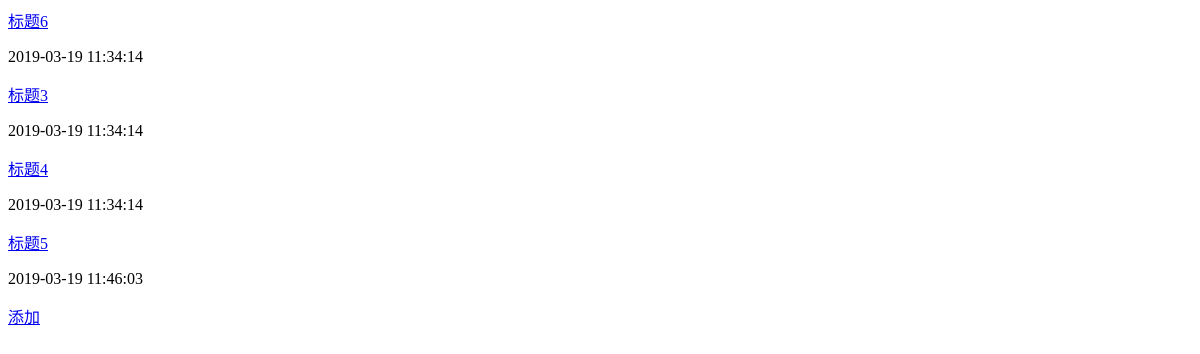
Before: / with the older database file.
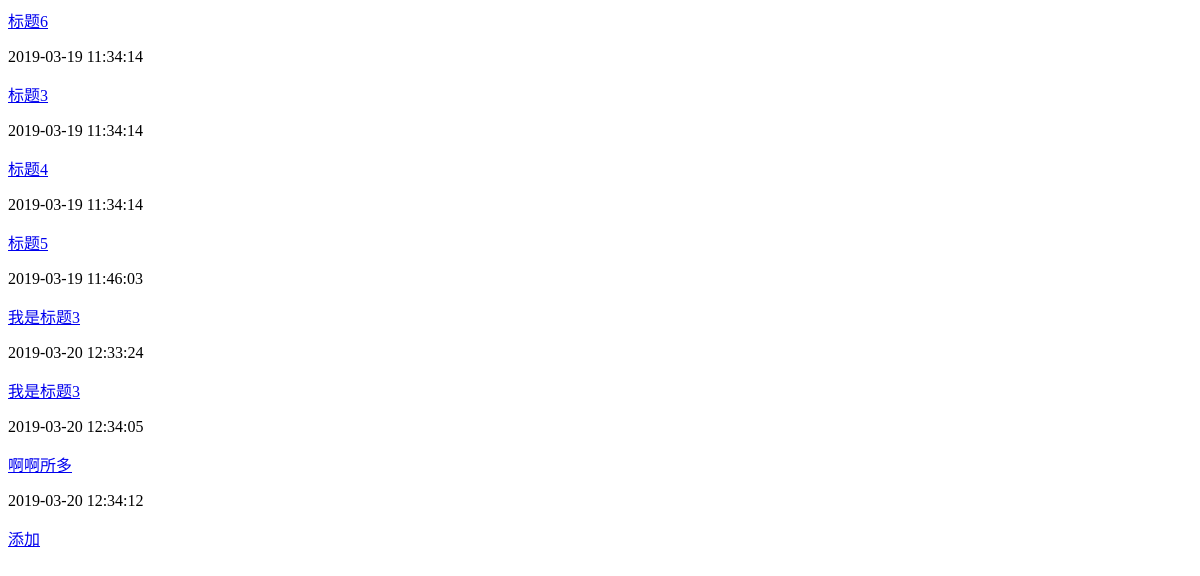
After: the same page with the newer database file.
### Training/models.py (models this page shows)
class Post(models.Model):
    title = models.CharField(max_length=20)
    body = models.TextField()
    publish = models.DateTimeField(default=timezone.now())

### Training/views.py (the view)
# urls.py: path('', views.index, name='index'),
def index(request):
    posts = Post.objects.all()
    return render(request, 'index.html', {'posts': posts})

### Training/templates/index.html (shortened to what this page needs)
<!DOCTYPE html>
<html lang="en">
<head>
</head>
<body>
{% for post in posts %}
    <a href="{% url 'post_list' post.id %}">{{ post.title }}</a>
    <p>{{ post.publish|date:'Y-m-d H:i:s' }}</p>
{% endfor %}
<p><a href="{% url 'post_create' %}">添加</a></p>
</body>
</html>

Changed rows visible on the page:
added Post: title "我是标题3", publish "2019-03-20 12:33:24"
added Post: title "我是标题3", publish "2019-03-20 12:34:05"
added Post: title "啊啊所多", publish "2019-03-20 12:34:12"
